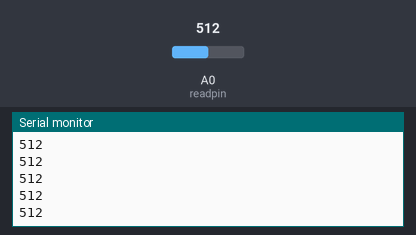
A sketch run on a simulated Arduino Uno, built with avr-gcc and run on an emulated ATmega328P. Shown: the last lines printed to the serial monitor. The test bench sets the inputs (shaded band); at power-on: A0 (readpin) = 512.

Above: at 1.2 s.
1.3 s: A0 (readpin) set to 716
At 2.4 s:
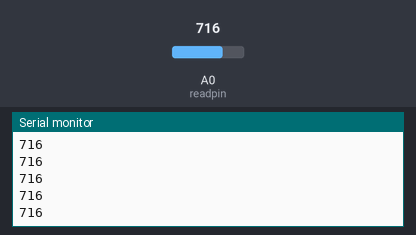
2.8 s: A0 (readpin) set to 900
At 3.4 s:
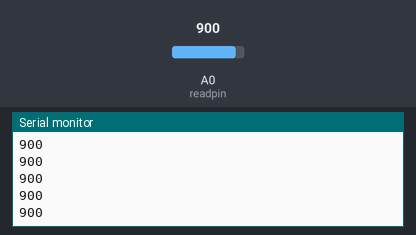
Timing chart, 0 to 5.8 s (numbered marks = the images above; inputs shaded):
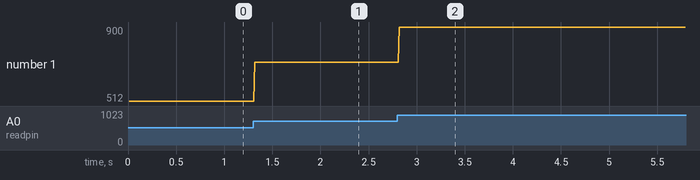

Measured:
- after the input at 1.3 s, the serial monitor: prints a new line at once (image 1)
- after the input at 2.8 s, the serial monitor: prints a new line at once (image 2)
- plotted number 1: 512 → 716 after the input at 1.3 s, 716 → 900 after the input at 2.8 s

The sketch:

Day_06_2_digital_read.ino
```cpp
int readpin=A0;
int potvalue;
void setup() {
  // put your setup code here, to run once:
pinMode(readpin,INPUT);
Serial.begin(9600);
}

void loop() {
  // put your main code here, to run repeatedly:
potvalue=analogRead(readpin);
delay(10);
Serial.println(potvalue);

}
```
